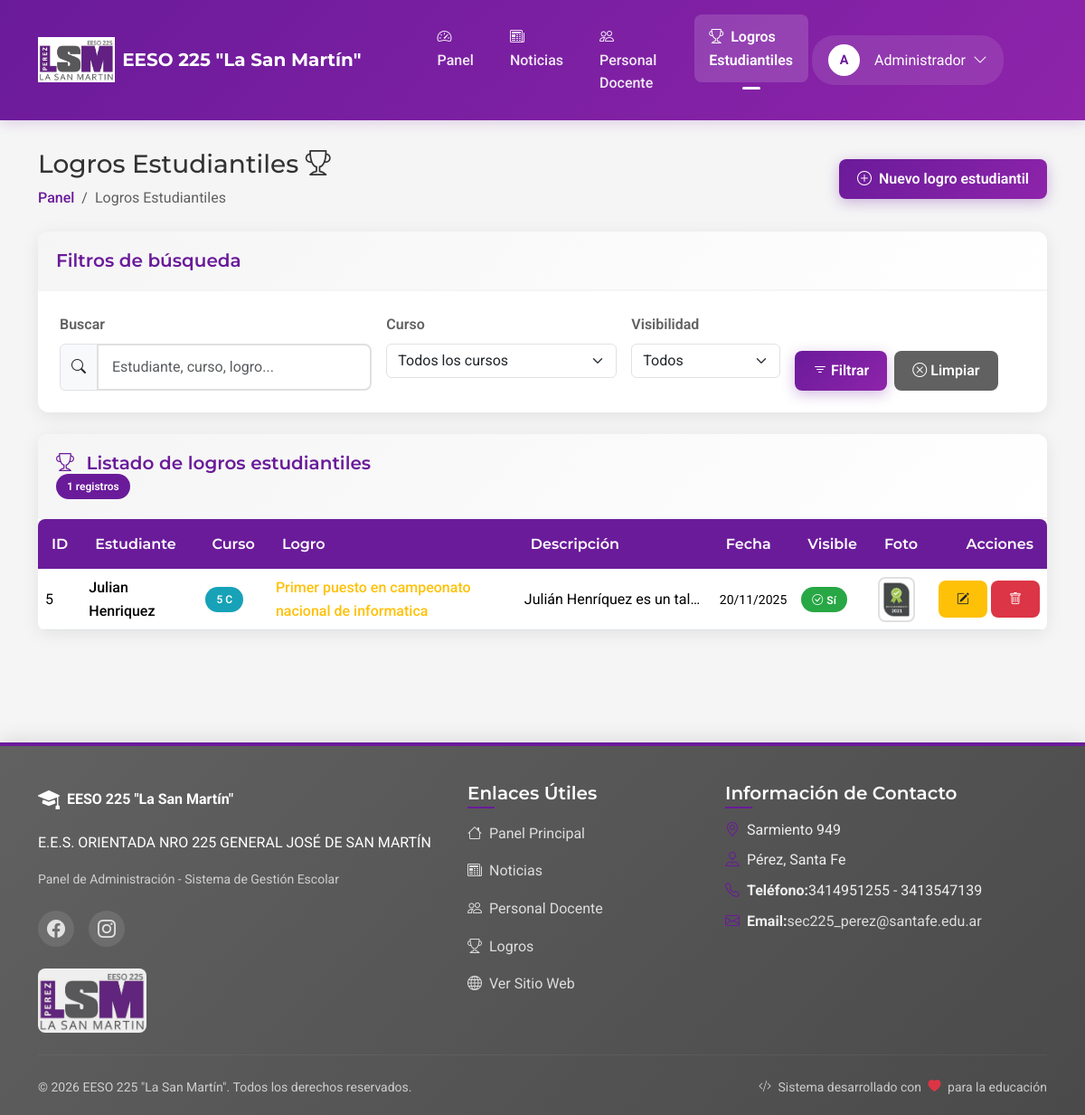
Screenshot of /admin/logros.php (signed in) with the database file from the repository.
### tables this page shows
CREATE TABLE `users` (
  `id` int(11) NOT NULL,
  `nombreyapellido` varchar(100) NOT NULL,
  `email` varchar(100) NOT NULL,
  `password` varchar(255) NOT NULL,
  `activo` tinyint(1) DEFAULT 1,
  `fecha_creacion` timestamp NULL DEFAULT current_timestamp(),
  `fecha_actualizacion` timestamp NULL DEFAULT current_timestamp() ON UPDATE current_timestamp(),
  `password_reset_token` varchar(100) DEFAULT NULL,
  `password_reset_expiration` datetime DEFAULT NULL,
  `created_at` timestamp NOT NULL DEFAULT current_timestamp()
);

CREATE TABLE `logros_estudiantiles` (
  `id` int(11) NOT NULL,
  `nombre_estudiante` varchar(100) NOT NULL,
  `curso_division` varchar(50) NOT NULL,
  `logro` varchar(200) NOT NULL,
  `descripcion` text NOT NULL,
  `foto` varchar(255) DEFAULT NULL,
  `fecha_logro` date DEFAULT NULL,
  `visible` tinyint(1) NOT NULL DEFAULT 1,
  `fecha_creacion` timestamp NOT NULL DEFAULT current_timestamp()
);

### includes/conexion.php (called while the page is built, shortened)
<?php
$db = obtenerConexion();
function obtenerNombreAdmin() {
    global $db;
    $stmt = $db->prepare("SELECT nombreyapellido FROM users WHERE id = ?");
    $stmt->bind_param("i", $_SESSION['usuario_id']);
    $stmt->execute();
    $resultado = $stmt->get_result();
    if ($row = $resultado->fetch_assoc()) {
        return $row['nombreyapellido'];
    }
    return 'Usuario';
}
function formatearFechaMostrar($fecha) {
    $timestamp = strtotime($fecha);
    return date('d/m/Y', $timestamp);
}

### admin/logros.php (the view, shortened to what this page needs)
<?php
include_once 'includes/head.php';
require_once '../includes/conexion.php';
require_once 'config.php';
$porPagina = ADMIN_LOGROS_POR_PAGINA;
$pagina = isset($_GET['pagina']) ? intval($_GET['pagina']) : 1;
$inicio = ($pagina - 1) * $porPagina;
$busqueda = isset($_GET['busqueda']) ? $_GET['busqueda'] : '';
$sql = "SELECT * FROM logros_estudiantiles WHERE 1=1";
$params = [];
$types = "";
$sqlCount = str_replace("SELECT *", "SELECT COUNT(*) as total", $sql);
$stmtCount = $db->prepare($sqlCount);
$stmtCount->execute();
$resultCount = $stmtCount->get_result();
$totalRegistros = $resultCount->fetch_assoc()['total'];
$sql .= " ORDER BY fecha_logro DESC, fecha_creacion DESC LIMIT ?, ?";
$params[] = $inicio;
$params[] = $porPagina;
$types .= "ii";
$stmt = $db->prepare($sql);
if (!empty($params)) {
    $stmt->bind_param($types, ...$params);
}
$stmt->execute();
$resultado = $stmt->get_result();
?>
<div class="d-flex justify-content-between align-items-center mb-4">
    <div>
        <h1 class="h3 mb-2">Logros Estudiantiles <i class="bi bi-trophy"></i></h1>
        <nav aria-label="breadcrumb">
            <ol class="admin-breadcrumb breadcrumb">
                <li class="breadcrumb-item"><a href="admin.php">Panel</a></li>
                <li class="breadcrumb-item active" aria-current="page">Logros Estudiantiles</li>
            </ol>
        </nav>
    </div>
    <button type="button" class="btn btn-admin-primary" data-bs-toggle="modal" data-bs-target="#modalNuevoLogro">
        <i class="bi bi-plus-circle me-1"></i> Nuevo logro estudiantil
    </button>
</div>
<div class="admin-card mb-4">
    <div class="admin-card-header">
        <h5 class="admin-card-title">Filtros de búsqueda</h5>
    </div>
    <div class="admin-card-body">
        <form method="GET" class="row g-3">
            <div class="col-md-4">
                <label for="busqueda" class="form-label">Buscar</label>
                <div class="input-group">
                    <span class="input-group-text"><i class="bi bi-search"></i></span>
                    <input type="text" class="form-control" id="busqueda" name="busqueda" value="<?= htmlspecialchars($busqueda) ?>" placeholder="Estudiante, curso, logro...">
                </div>
            </div>
            <div class="col-md-3">
                <label for="curso" class="form-label">Curso</label>
                <select class="form-select" id="curso" name="curso">
                    <option value="">Todos los cursos</option>
                </select>
            </div>
            <div class="col-md-2">
                <label for="visible" class="form-label">Visibilidad</label>
                <select class="form-select" id="visible" name="visible">
                    <option value="">Todos</option>
                </select>
            </div>
            <div class="col-md-3 d-flex align-items-end">
                <button type="submit" class="btn btn-admin-primary me-2">
                    <i class="bi bi-filter"></i> Filtrar
                </button>
                <a href="logros.php" class="btn btn-admin-secondary">
                    <i class="bi bi-x-circle"></i> Limpiar
                </a>
            </div>
        </form>
    </div>
</div>
<div class="admin-card">
    <div class="admin-card-header">
        <h5 class="admin-card-title">
            <i class="bi bi-trophy me-2"></i>
            Listado de logros estudiantiles
        </h5>
        <span class="badge bg-primary"><?= $totalRegistros ?> registros</span>
    </div>
    <div class="admin-card-body p-0">
        <?php if ($totalRegistros > 0): ?>
            <div class="table-responsive">
                <table class="table table-hover align-middle mb-0">
                    <thead class="table-light">
                        <tr>
                            <th>ID</th>
                            <th>Estudiante</th>
                            <th>Curso</th>
                            <th>Logro</th>
                            <th>Descripción</th>
                            <th>Fecha</th>
                            <th>Visible</th>
                            <th>Foto</th>
                            <th class="text-end">Acciones</th>
                        </tr>
                    </thead>
                    <tbody>
                        <?php while ($logro = $resultado->fetch_assoc()): ?>
                            <tr>
                                <td><?= $logro['id'] ?></td>
                                <td>
                                    <div class="fw-medium">
                                        <?= htmlspecialchars($logro['nombre_estudiante']) ?>
                                    </div>
                                </td>
                                <td>
                                    <span class="badge bg-info">
                                        <?= htmlspecialchars($logro['curso_division']) ?>
                                    </span>
                                </td>
                                <td>
                                    <div class="fw-medium text-warning">
                                        <?= htmlspecialchars($logro['logro']) ?>
                                    </div>
                                </td>
                                <td>
                                    <div class="text-truncate" style="max-width: 200px;" title="<?= htmlspecialchars($logro['descripcion']) ?>">
                                        <?= htmlspecialchars($logro['descripcion']) ?>
                                    </div>
                                </td>
                                <td>
                                    <div class="small">
                                        <?= !empty($logro['fecha_logro']) ? formatearFechaMostrar($logro['fecha_logro']) : '-' ?>
                                    </div>
                                </td>
                                <td>
                                    <?= $logro['visible'] ?
                                        '<span class="badge bg-success"><i class="bi bi-check-circle me-1"></i>Sí</span>' :
                                        '<span class="badge bg-secondary"><i class="bi bi-x-circle me-1"></i>No</span>' ?>
                                </td>
                                <td>
                                    <?php if (!empty($logro['foto'])): ?>
                                        <img src="../<?= htmlspecialchars($logro['foto']) ?>" class="img-thumbnail" style="height: 50px; width: auto;" alt="Foto">
                                    <?php else: ?>
                                        <span class="badge bg-light text-dark">Sin foto</span>
                                    <?php endif; ?>
                                </td>
                                <td>
                                    <div class="d-flex justify-content-end">
                                        <button type="button" class="btn btn-sm btn-admin-warning me-1"
                                            onclick="cargarDatosLogro(<?= $logro['id'] ?>, '<?= htmlspecialchars(addslashes($logro['nombre_estudiante'])) ?>', '<?= htmlspecialchars(addslashes($logro['curso_division'])) ?>', '<?= htmlspecialchars(addslashes($logro['logro'])) ?>', '<?= htmlspecialchars(addslashes($logro['descripcion'])) ?>', '<?= $logro['fecha_logro'] ?>', <?= $logro['visible'] ?>, '<?= htmlspecialchars(addslashes($logro['foto'] ?? '')) ?>')"
                                            data-bs-toggle="modal" data-bs-target="#modalEditarLogro" title="Editar">
                                            <i class="bi bi-pencil-square"></i>
                                        </button>
                                        <button type="button" class="btn btn-sm btn-admin-danger"
                                            onclick="confirmarEliminar(<?= $logro['id'] ?>, '<?= htmlspecialchars(addslashes($logro['nombre_estudiante'])) ?>')"
                                            title="Eliminar">
                                            <i class="bi bi-trash"></i>
                                        </button>
                                    </div>
                                </td>
                            </tr>
                        <?php endwhile; ?>
                    </tbody>
                </table>
            </div>
        <?php endif; ?>
    </div>
</div>
<?php
include_once 'includes/footer.php';
?>

### admin/includes/head.php (shortened to what this page needs)
<?php
require_once '../includes/conexion.php';
$current_page = basename($_SERVER['PHP_SELF']);
?>
<!DOCTYPE html>
<html lang="es">
<head>
    <link href="../assets/vendor/bootstrap/css/bootstrap.min.css" rel="stylesheet">
    <link href="../assets/vendor/bootstrap-icons/bootstrap-icons.css" rel="stylesheet">
    <link rel="stylesheet" href="https://cdn.jsdelivr.net/npm/sweetalert2@11.0.19/dist/sweetalert2.min.css">
    <link href="https://cdn.datatables.net/1.11.5/css/dataTables.bootstrap5.min.css" rel="stylesheet">
    <link href="../assets/css/admin-styles.css" rel="stylesheet">
</head>
<body>
    <nav class="navbar navbar-expand-lg admin-navbar sticky-top">
        <div class="container">
            <a class="navbar-brand" href="dashboard.php">
                <img src="../assets/images/logo/logo-escuela.jpg" alt="EESO 225 La San Martín" class="logo-escuela-color" style="height: 50px;">
                <span class="ms-2 fw-bold">EESO 225 "La San Martín"</span>
            </a>
            <div class="collapse navbar-collapse mx-5" id="adminNavbar">
                <ul class="navbar-nav me-auto mb-2 mb-lg-0 ml-3">
                    <li class="nav-item">
                        <a class="nav-link <?= $current_page === 'dashboard.php' || $current_page === 'admin.php' ? 'active' : '' ?>" href="dashboard.php">
                            <i class="bi bi-speedometer2 me-1"></i> Panel
                        </a>
                    </li>
                    <li class="nav-item">
                        <a class="nav-link <?= $current_page === 'noticias.php' || $current_page === 'cargar-noticia.php' || $current_page === 'editar-noticia.php' ? 'active' : '' ?>" href="noticias.php">
                            <i class="bi bi-newspaper me-1"></i> Noticias
                        </a>
                    </li>
                    <li class="nav-item">
                        <a class="nav-link <?= $current_page === 'personal.php' || $current_page === 'cargar-personal.php' || $current_page === 'editar-personal.php' ? 'active' : '' ?>" href="personal.php">
                            <i class="bi bi-people me-1"></i> Personal Docente
                        </a>
                    </li>
                    <li class="nav-item">
                        <a class="nav-link <?= $current_page === 'logros.php' || $current_page === 'cargar-logro.php' || $current_page === 'editar-logro.php' ? 'active' : '' ?>" href="logros.php">
                            <i class="bi bi-trophy me-1"></i> Logros Estudiantiles
                        </a>
                    </li>
                </ul>
                <div class="dropdown">
                    <div class="user-menu d-flex align-items-center" id="userDropdown" data-bs-toggle="dropdown" aria-expanded="false">
                        <div class="user-avatar">
                            <?= strtoupper(substr(obtenerNombreAdmin(), 0, 1)) ?>
                        </div>
                        <span class="mx-2"><?= obtenerNombreAdmin() ?></span>
                        <i class="bi bi-chevron-down"></i>
                    </div>
                </div>
            </div>
        </div>
    </nav>
    <main class="admin-content">
        <div class="container">

### rows the page displays
users: nombreyapellido "A", nombreyapellido "Administrador"
logros_estudiantiles: id "5", nombre_estudiante "Julian Henriquez", curso_division "5 C", logro "Primer puesto en campeonato nacional de informatica", descripcion "Julián Henríquez es un tal…", fecha_logro "20/11/2025", visible 1 (drawn), foto (picture)

### other values shown
$totalRegistros "1"
ESCUELA_NOMBRE_CORTO "EESO 225 \"La San Martín\""
ESCUELA_NOMBRE "E.E.S. ORIENTADA NRO 225 GENERAL JOSÉ DE SAN MARTÍN"
ESCUELA_DIRECCION "Sarmiento 949"
ESCUELA_LOCALIDAD "Pérez"
ESCUELA_PROVINCIA "Santa Fe"
ESCUELA_TELEFONO "3414951255 - 3413547139"
ESCUELA_EMAIL "sec225_perez@santafe.edu.ar"
